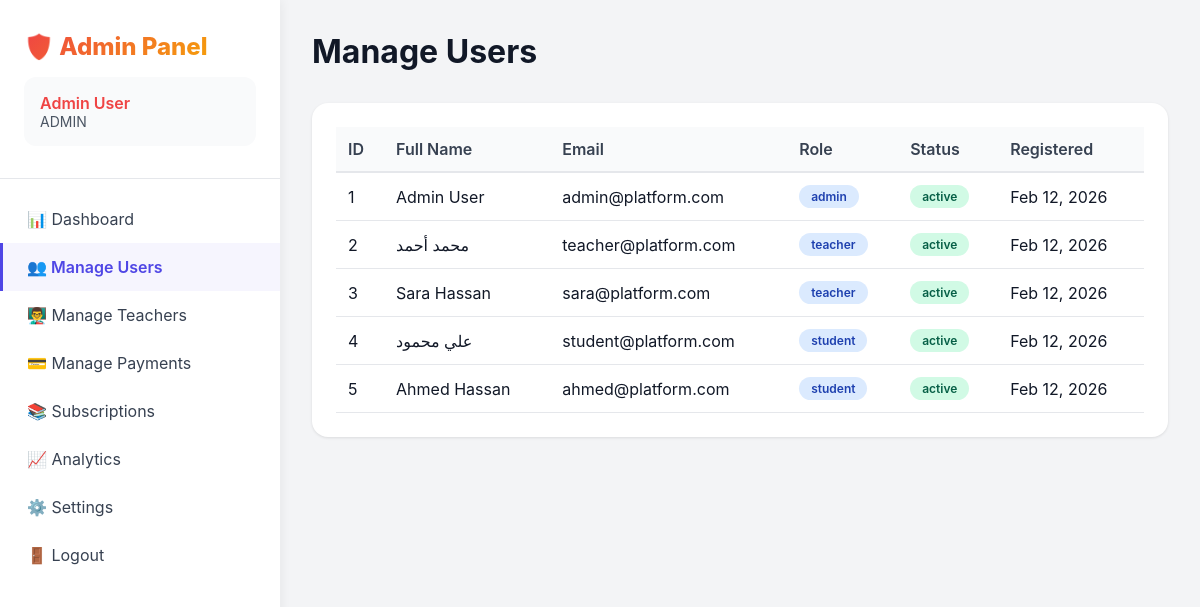
The app's page /admin.php?tab=users (signed in) with its own data.
### tables this page shows
CREATE TABLE IF NOT EXISTS `users` (
  `id` INT UNSIGNED AUTO_INCREMENT PRIMARY KEY,
  `role` ENUM('admin', 'teacher', 'student', 'support') NOT NULL DEFAULT 'student',
  `name` VARCHAR(255) NOT NULL,
  `email` VARCHAR(255) UNIQUE,
  `phone` VARCHAR(20) UNIQUE,
  `password_hash` VARCHAR(255) NOT NULL,
  `lang` ENUM('en', 'ar') DEFAULT 'en',
  `year_id` INT UNSIGNED DEFAULT NULL COMMENT 'Academic year for students',
  `stream` ENUM('scientific', 'literary') DEFAULT NULL COMMENT 'Student stream',
  `status` ENUM('active', 'suspended', 'banned') DEFAULT 'active',
  `email_verified` BOOLEAN DEFAULT FALSE,
  `phone_verified` BOOLEAN DEFAULT FALSE,
  `last_login` DATETIME DEFAULT NULL,
  `created_at` DATETIME DEFAULT CURRENT_TIMESTAMP,
  `updated_at` DATETIME DEFAULT CURRENT_TIMESTAMP ON UPDATE CURRENT_TIMESTAMP,
  INDEX `idx_role` (`role`),
  INDEX `idx_status` (`status`),
  INDEX `idx_email` (`email`)
);

### helpers.php (called while the page is built, shortened)
<?php
require_once __DIR__ . '/db.php';
function isLoggedIn() {
    return isset($_SESSION['user_id']) && isset($_SESSION['user_role']);
}
function getCurrentUserId() {
    return $_SESSION['user_id'] ?? null;
}
function getCurrentUser() {
    static $user = null;
    if ($user === null) {
        $user = db()->fetchOne(
            "SELECT id, role, name, email, phone, lang, year_id, stream, status, created_at
             FROM users WHERE id = ?",
            [getCurrentUserId()]
        );
    }
    return $user;
}
function getCurrentLang() {
    return 'en';
}
function t($key, $lang = null) {
    $lang = $lang ?? getCurrentLang();
    $translations = getTranslations();
    if (isset($translations[$key][$lang])) {
        return $translations[$key][$lang];
    }
    return $key;
}
function isRtl() {
    return getCurrentLang() === 'ar';
}
function e($string) {
    return htmlspecialchars($string ?? '', ENT_QUOTES, 'UTF-8');
}
function formatDate($date, $format = null) {
    if ($format === null) {
        $format = getCurrentLang() === 'ar' ? 'd/m/Y' : 'M d, Y';
    }
    return date($format, strtotime($date));
}

### db.php (called while the page is built, shortened)
<?php
class Database {
    private static $instance = null;
    private $pdo;
    private function __construct() {
        try {
            $dsn = "mysql:host=" . DB_HOST . ";dbname=" . DB_NAME . ";charset=" . DB_CHARSET;
            $options = [
                PDO::ATTR_ERRMODE => PDO::ERRMODE_EXCEPTION,
                PDO::ATTR_DEFAULT_FETCH_MODE => PDO::FETCH_ASSOC,
                PDO::ATTR_EMULATE_PREPARES => false,
                PDO::MYSQL_ATTR_INIT_COMMAND => "SET NAMES " . DB_CHARSET
            ];
            $this->pdo = new PDO($dsn, DB_USER, DB_PASS, $options);
        } catch (PDOException $e) {
            error_log("Database connection failed: " . $e->getMessage());
            die("Database connection error. Please contact support.");
        }
    }
    public static function getInstance() {
        if (self::$instance === null) {
            self::$instance = new self();
        }
        return self::$instance;
    }
    public function query($sql, $params = []) {
        try {
            $stmt = $this->pdo->prepare($sql);
            $stmt->execute($params);
            return $stmt;
        } catch (PDOException $e) {
            $this->logError($sql, $params, $e);
            throw $e;
        }
    }
    public function fetchOne($sql, $params = []) {
        $stmt = $this->query($sql, $params);
        return $stmt->fetch();
    }
    public function fetchAll($sql, $params = []) {
        $stmt = $this->query($sql, $params);
        return $stmt->fetchAll();
    }
}
function db() {
    return Database::getInstance();
}

### admin.php (the view, shortened to what this page needs)
<?php
require_once __DIR__ . '/db.php';
require_once __DIR__ . '/helpers.php';
$user = getCurrentUser();
$currentLang = getCurrentLang();
$isRtl = isRtl();
$tab = $_GET['tab'] ?? 'dashboard';
$stats = [
    'total_users' => db()->fetchOne("SELECT COUNT(*) as count FROM users")['count'],
    'total_students' => db()->fetchOne("SELECT COUNT(*) as count FROM users WHERE role = 'student'")['count'],
    'total_teachers' => db()->fetchOne("SELECT COUNT(*) as count FROM users WHERE role = 'teacher'")['count'],
    'active_subscriptions' => db()->fetchOne("SELECT COUNT(*) as count FROM subscriptions WHERE status = 'active'")['count'],
    'total_revenue' => db()->fetchOne("SELECT SUM(amount) as total FROM payments WHERE status = 'completed'")['total'] ?? 0,
    'pending_teachers' => db()->fetchOne("SELECT COUNT(*) as count FROM teacher_profiles WHERE approved = 'pending'")['count'],
];
$users = [];
if ($tab === 'users') {
    $users = db()->fetchAll(
        "SELECT * FROM users ORDER BY created_at DESC LIMIT 50"
    );
}
?>
<!DOCTYPE html>
<html lang="<?= $currentLang ?>" dir="<?= $isRtl ? 'rtl' : 'ltr' ?>">
<head>
</head>
<body>
    <div class="dashboard">
        <aside class="sidebar">
            <div class="sidebar-header">
                <a href="/admin.php" class="sidebar-brand">🛡️ <?= t('admin_panel') ?></a>
                <div class="sidebar-user">
                    <div class="sidebar-user-name"><?= e($user['name']) ?></div>
                    <div class="sidebar-user-role"><?= t('admin') ?></div>
                </div>
            </div>
            <nav class="sidebar-nav">
                <a href="?tab=dashboard" class="sidebar-nav-item <?= $tab === 'dashboard' ? 'active' : '' ?>">📊 <?= t('dashboard') ?></a>
                <a href="?tab=users" class="sidebar-nav-item <?= $tab === 'users' ? 'active' : '' ?>">👥 <?= t('manage_users') ?></a>
                <a href="?tab=teachers" class="sidebar-nav-item <?= $tab === 'teachers' ? 'active' : '' ?>">
                    👨‍🏫 <?= t('manage_teachers') ?>
                </a>
                <a href="?tab=payments" class="sidebar-nav-item <?= $tab === 'payments' ? 'active' : '' ?>">💳 <?= t('manage_payments') ?></a>
                <a href="?tab=subscriptions" class="sidebar-nav-item <?= $tab === 'subscriptions' ? 'active' : '' ?>">📚 <?= $currentLang === 'ar' ? 'الاشتراكات' : 'Subscriptions' ?></a>
                <a href="?tab=analytics" class="sidebar-nav-item <?= $tab === 'analytics' ? 'active' : '' ?>">📈 <?= t('analytics') ?></a>
                <a href="?tab=settings" class="sidebar-nav-item <?= $tab === 'settings' ? 'active' : '' ?>">⚙️ <?= t('settings') ?></a>
                <a href="/auth.php?action=logout" class="sidebar-nav-item">🚪 <?= t('logout') ?></a>
            </nav>
        </aside>
        <main class="main-content">
            <?php if ($tab === 'dashboard'): ?>
            <div class="header">
                <h1 class="header-title"><?= t('admin_panel') ?></h1>
            </div>
            <div class="stats-grid">
                <div class="stat-card">
                    <div class="stat-card-value" style="color: var(--primary);"><?= number_format($stats['total_users']) ?></div>
                    <div class="stat-card-label"><?= $currentLang === 'ar' ? 'إجمالي المستخدمين' : 'Total Users' ?></div>
                </div>
                <div class="stat-card">
                    <div class="stat-card-value" style="color: var(--success);"><?= number_format($stats['total_students']) ?></div>
                    <div class="stat-card-label"><?= $currentLang === 'ar' ? 'الطلاب' : 'Students' ?></div>
                </div>
                <div class="stat-card">
                    <div class="stat-card-value" style="color: var(--warning);"><?= number_format($stats['total_teachers']) ?></div>
                    <div class="stat-card-label"><?= $currentLang === 'ar' ? 'المعلمون' : 'Teachers' ?></div>
                </div>
                <div class="stat-card">
                    <div class="stat-card-value" style="color: var(--primary);"><?= number_format($stats['active_subscriptions']) ?></div>
                    <div class="stat-card-label"><?= $currentLang === 'ar' ? 'اشتراكات نشطة' : 'Active Subscriptions' ?></div>
                </div>
                <div class="stat-card">
                    <div class="stat-card-value" style="color: var(--success);"><?= formatPrice($stats['total_revenue'], 'EGP') ?></div>
                    <div class="stat-card-label"><?= $currentLang === 'ar' ? 'إجمالي الإيرادات' : 'Total Revenue' ?></div>
                </div>
                <div class="stat-card">
                    <div class="stat-card-value" style="color: var(--danger);"><?= $stats['pending_teachers'] ?></div>
                    <div class="stat-card-label"><?= $currentLang === 'ar' ? 'معلمون قيد المراجعة' : 'Pending Teachers' ?></div>
                </div>
            </div>
            <?php elseif ($tab === 'users'): ?>
            <div class="header">
                <h1 class="header-title"><?= t('manage_users') ?></h1>
            </div>
            <div class="card">
                <div class="card-body">
                    <table class="table">
                        <thead>
                            <tr>
                                <th>ID</th>
                                <th><?= t('name') ?></th>
                                <th><?= t('email') ?></th>
                                <th><?= $currentLang === 'ar' ? 'الدور' : 'Role' ?></th>
                                <th><?= $currentLang === 'ar' ? 'الحالة' : 'Status' ?></th>
                                <th><?= $currentLang === 'ar' ? 'تاريخ التسجيل' : 'Registered' ?></th>
                            </tr>
                        </thead>
                        <tbody>
                            <?php foreach ($users as $u): ?>
                            <tr>
                                <td><?= $u['id'] ?></td>
                                <td><?= e($u['name']) ?></td>
                                <td><?= e($u['email']) ?></td>
                                <td><span class="badge badge-primary"><?= e($u['role']) ?></span></td>
                                <td><span class="badge badge-<?= $u['status'] === 'active' ? 'success' : 'danger' ?>"><?= e($u['status']) ?></span></td>
                                <td><?= formatDate($u['created_at']) ?></td>
                            </tr>
                            <?php endforeach; ?>
                        </tbody>
                    </table>
                </div>
            </div>
            <?php endif; ?>
        </main>
    </div>
</body>
</html>

### records on screen
users: name "Admin User", id "1", email "admin@platform.com", role "admin", status "active", created_at "Feb 12, 2026"
users: id "2", name "محمد أحمد", email "teacher@platform.com", role "teacher", status "active", created_at "Feb 12, 2026"
users: id "3", name "Sara Hassan", email "sara@platform.com", role "teacher", status "active", created_at "Feb 12, 2026"
users: id "4", name "علي محمود", email "student@platform.com", role "student", status "active", created_at "Feb 12, 2026"
users: id "5", name "Ahmed Hassan", email "ahmed@platform.com", role "student", status "active", created_at "Feb 12, 2026"

### other values on screen
t('admin_panel') "Admin Panel"
t('admin') "ADMIN"
t('dashboard') "Dashboard"
t('manage_users') "Manage Users"
t('manage_teachers') "Manage Teachers"
t('manage_payments') "Manage Payments"
t('analytics') "Analytics"
t('settings') "Settings"
t('logout') "Logout"
t('name') "Full Name"
t('email') "Email"
